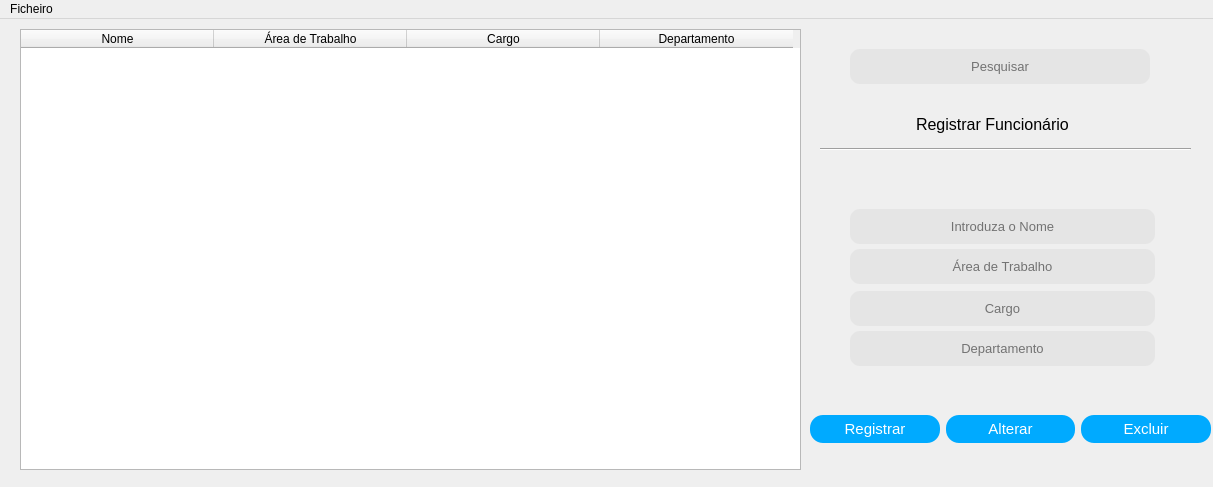
<?xml version="1.0" encoding="UTF-8"?>
<ui version="4.0">
 <class>MainWindow</class>
 <widget class="QMainWindow" name="MainWindow">
  <property name="geometry">
   <rect>
    <x>0</x>
    <y>0</y>
    <width>1213</width>
    <height>487</height>
   </rect>
  </property>
  <property name="minimumSize">
   <size>
    <width>1207</width>
    <height>487</height>
   </size>
  </property>
  <property name="maximumSize">
   <size>
    <width>1213</width>
    <height>487</height>
   </size>
  </property>
  <property name="windowTitle">
   <string>Recursos Humanos</string>
  </property>
  <property name="styleSheet">
   <string notr="true"/>
  </property>
  <widget class="QWidget" name="centralwidget">
   <widget class="QWidget" name="widget" native="true">
    <property name="geometry">
     <rect>
      <x>810</x>
      <y>370</y>
      <width>401</width>
      <height>81</height>
     </rect>
    </property>
    <layout class="QHBoxLayout" name="horizontalLayout">
     <item>
      <widget class="QPushButton" name="pushButton">
       <property name="styleSheet">
        <string notr="true">QPushButton{
  padding: 5px 15px;
  font-size: 15px;
  text-align: center;
  color: #fff;
 background-color: rgb(0, 170, 255);
  border-radius: 13px;

}

QPushButton:hover{
background-color: blue;
}

QPushButton:pressed{
  background-color: rgb(0, 255, 127);

}</string>
       </property>
       <property name="text">
        <string>Registrar</string>
       </property>
      </widget>
     </item>
     <item>
      <widget class="QPushButton" name="pushButton_2">
       <property name="styleSheet">
        <string notr="true">QPushButton{
  padding: 5px 15px;
  font-size: 15px;
  text-align: center;
  color: #fff;
 background-color: rgb(0, 170, 255);
  border-radius: 13px;

}

QPushButton:hover{
background-color: blue;
}

QPushButton:pressed{
  background-color: rgb(0, 255, 127);

}</string>
       </property>
       <property name="text">
        <string>Alterar</string>
       </property>
      </widget>
     </item>
     <item>
      <widget class="QPushButton" name="pushButton_3">
       <property name="styleSheet">
        <string notr="true">QPushButton{
  padding: 5px 15px;
  font-size: 15px;
  text-align: center;
  color: #fff;
 background-color: rgb(0, 170, 255);
  border-radius: 13px;

}

QPushButton:hover{
background-color: red;
}

QPushButton:pressed{
  background-color: rgb(0, 255, 127);

}</string>
       </property>
       <property name="text">
        <string>Excluir</string>
       </property>
      </widget>
     </item>
    </layout>
   </widget>
   <widget class="QLabel" name="label">
    <property name="geometry">
     <rect>
      <x>916</x>
      <y>90</y>
      <width>185</width>
      <height>30</height>
     </rect>
    </property>
    <property name="font">
     <font>
      <pointsize>12</pointsize>
     </font>
    </property>
    <property name="text">
     <string>Registrar Funcionário</string>
    </property>
   </widget>
   <widget class="QLineEdit" name="lineEdit_4">
    <property name="geometry">
     <rect>
      <x>850</x>
      <y>30</y>
      <width>300</width>
      <height>35</height>
     </rect>
    </property>
    <property name="sizePolicy">
     <sizepolicy hsizetype="Maximum" vsizetype="Fixed">
      <horstretch>0</horstretch>
      <verstretch>0</verstretch>
     </sizepolicy>
    </property>
    <property name="font">
     <font>
      <pointsize>-1</pointsize>
     </font>
    </property>
    <property name="styleSheet">
     <string notr="true">QLineEdit{
font-size: 13px;
text-align: center;
border-radius: 10px;
background-color: rgb(229, 229, 229);
}</string>
    </property>
    <property name="text">
     <string/>
    </property>
    <property name="alignment">
     <set>Qt::AlignCenter</set>
    </property>
    <property name="placeholderText">
     <string>Pesquisar</string>
    </property>
   </widget>
   <widget class="QLineEdit" name="lineEdit">
    <property name="geometry">
     <rect>
      <x>850</x>
      <y>272</y>
      <width>305</width>
      <height>35</height>
     </rect>
    </property>
    <property name="statusTip">
     <string/>
    </property>
    <property name="whatsThis">
     <string/>
    </property>
    <property name="accessibleDescription">
     <string>Inseri o nome</string>
    </property>
    <property name="styleSheet">
     <string notr="true">QLineEdit{
font-size: 13px;
text-align: center;
border-radius: 10px;
background-color: rgb(229, 229, 229);
}</string>
    </property>
    <property name="text">
     <string/>
    </property>
    <property name="alignment">
     <set>Qt::AlignCenter</set>
    </property>
    <property name="placeholderText">
     <string>Cargo</string>
    </property>
   </widget>
   <widget class="QLineEdit" name="lineEdit_3">
    <property name="geometry">
     <rect>
      <x>850</x>
      <y>312</y>
      <width>305</width>
      <height>35</height>
     </rect>
    </property>
    <property name="styleSheet">
     <string notr="true">QLineEdit{
font-size: 13px;
text-align: center;
border-radius: 10px;
background-color: rgb(229, 229, 229);
}</string>
    </property>
    <property name="text">
     <string/>
    </property>
    <property name="cursorPosition">
     <number>0</number>
    </property>
    <property name="alignment">
     <set>Qt::AlignCenter</set>
    </property>
    <property name="placeholderText">
     <string>Departamento</string>
    </property>
   </widget>
   <widget class="Line" name="line_6">
    <property name="geometry">
     <rect>
      <x>820</x>
      <y>120</y>
      <width>371</width>
      <height>20</height>
     </rect>
    </property>
    <property name="orientation">
     <enum>Qt::Horizontal</enum>
    </property>
   </widget>
   <widget class="QLineEdit" name="lineEdit_2">
    <property name="geometry">
     <rect>
      <x>850</x>
      <y>190</y>
      <width>305</width>
      <height>35</height>
     </rect>
    </property>
    <property name="statusTip">
     <string/>
    </property>
    <property name="whatsThis">
     <string/>
    </property>
    <property name="accessibleDescription">
     <string>Inseri o nome</string>
    </property>
    <property name="styleSheet">
     <string notr="true">QLineEdit{
font-size: 13px;
text-align: center;
border-radius: 10px;
background-color: rgb(229, 229, 229);
}</string>
    </property>
    <property name="text">
     <string/>
    </property>
    <property name="alignment">
     <set>Qt::AlignCenter</set>
    </property>
    <property name="placeholderText">
     <string>Introduza o Nome</string>
    </property>
   </widget>
   <widget class="QLineEdit" name="lineEdit_5">
    <property name="geometry">
     <rect>
      <x>850</x>
      <y>230</y>
      <width>305</width>
      <height>35</height>
     </rect>
    </property>
    <property name="statusTip">
     <string/>
    </property>
    <property name="whatsThis">
     <string/>
    </property>
    <property name="accessibleDescription">
     <string>Inseri o nome</string>
    </property>
    <property name="styleSheet">
     <string notr="true">QLineEdit{
font-size: 13px;
text-align: center;
border-radius: 10px;
background-color: rgb(229, 229, 229);
}</string>
    </property>
    <property name="text">
     <string/>
    </property>
    <property name="alignment">
     <set>Qt::AlignCenter</set>
    </property>
    <property name="placeholderText">
     <string>Área de Trabalho</string>
    </property>
   </widget>
   <widget class="QTableWidget" name="tableWidget">
    <property name="geometry">
     <rect>
      <x>20</x>
      <y>10</y>
      <width>781</width>
      <height>441</height>
     </rect>
    </property>
    <property name="alternatingRowColors">
     <bool>true</bool>
    </property>
    <attribute name="horizontalHeaderDefaultSectionSize">
     <number>193</number>
    </attribute>
    <attribute name="verticalHeaderVisible">
     <bool>false</bool>
    </attribute>
    <column>
     <property name="text">
      <string>Nome</string>
     </property>
    </column>
    <column>
     <property name="text">
      <string>Área de Trabalho</string>
     </property>
    </column>
    <column>
     <property name="text">
      <string>Cargo</string>
     </property>
    </column>
    <column>
     <property name="text">
      <string>Departamento</string>
     </property>
    </column>
   </widget>
  </widget>
  <widget class="QMenuBar" name="menubar">
   <property name="geometry">
    <rect>
     <x>0</x>
     <y>0</y>
     <width>1213</width>
     <height>21</height>
    </rect>
   </property>
   <widget class="QMenu" name="menuFile">
    <property name="title">
     <string>Ficheiro</string>
    </property>
    <addaction name="actionRecrutamento_Interno"/>
    <addaction name="actionSair"/>
   </widget>
   <addaction name="menuFile"/>
  </widget>
  <action name="actionRecrutamento_Interno">
   <property name="text">
    <string>Recrutamento Interno</string>
   </property>
  </action>
  <action name="actionSair">
   <property name="text">
    <string>Sair</string>
   </property>
  </action>
 </widget>
 <resources/>
 <connections/>
</ui>
